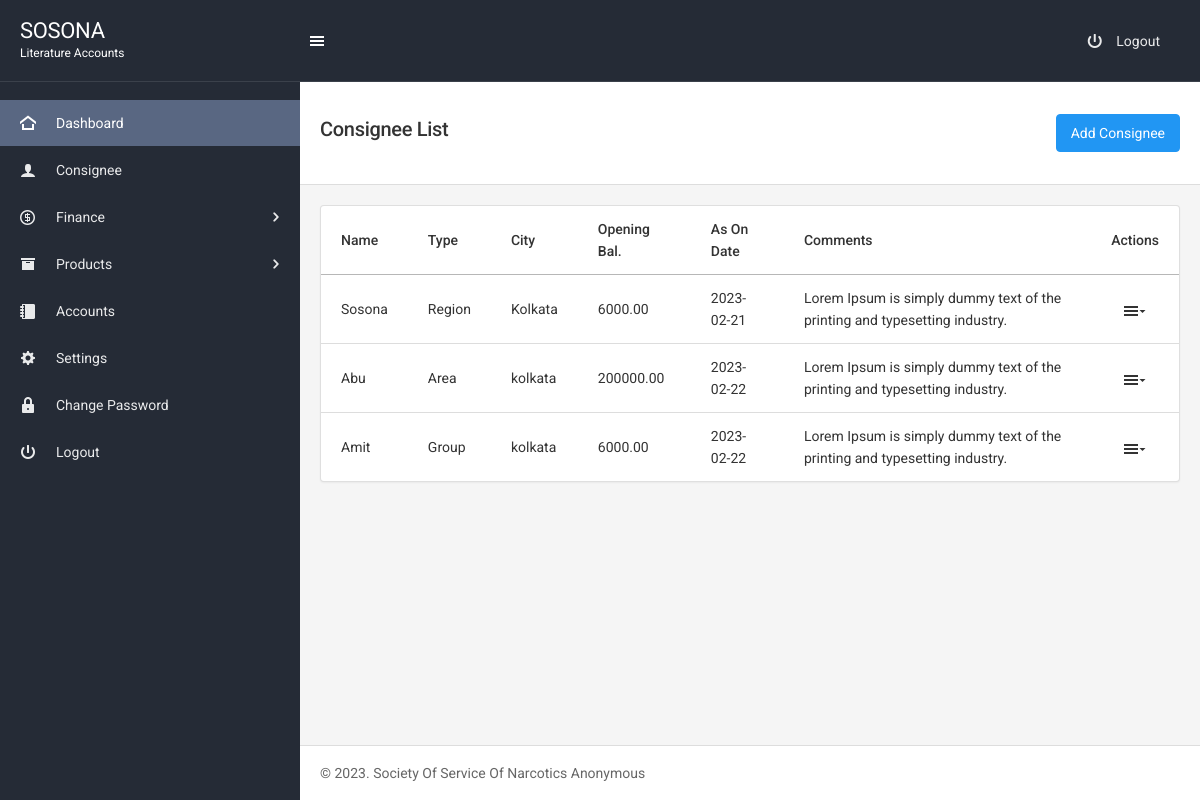
Page /consignee.php (signed in) on the earlier database version.
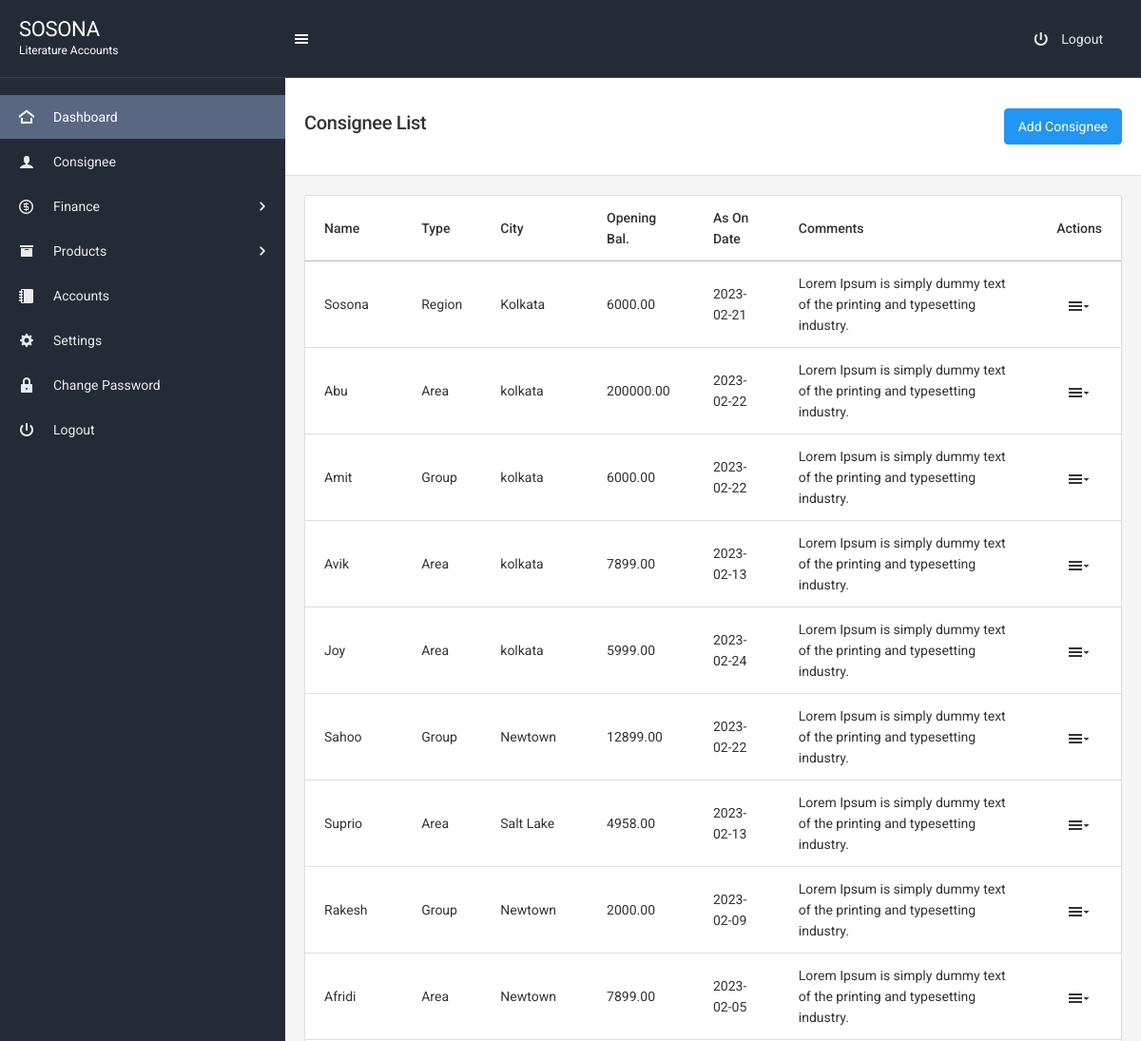
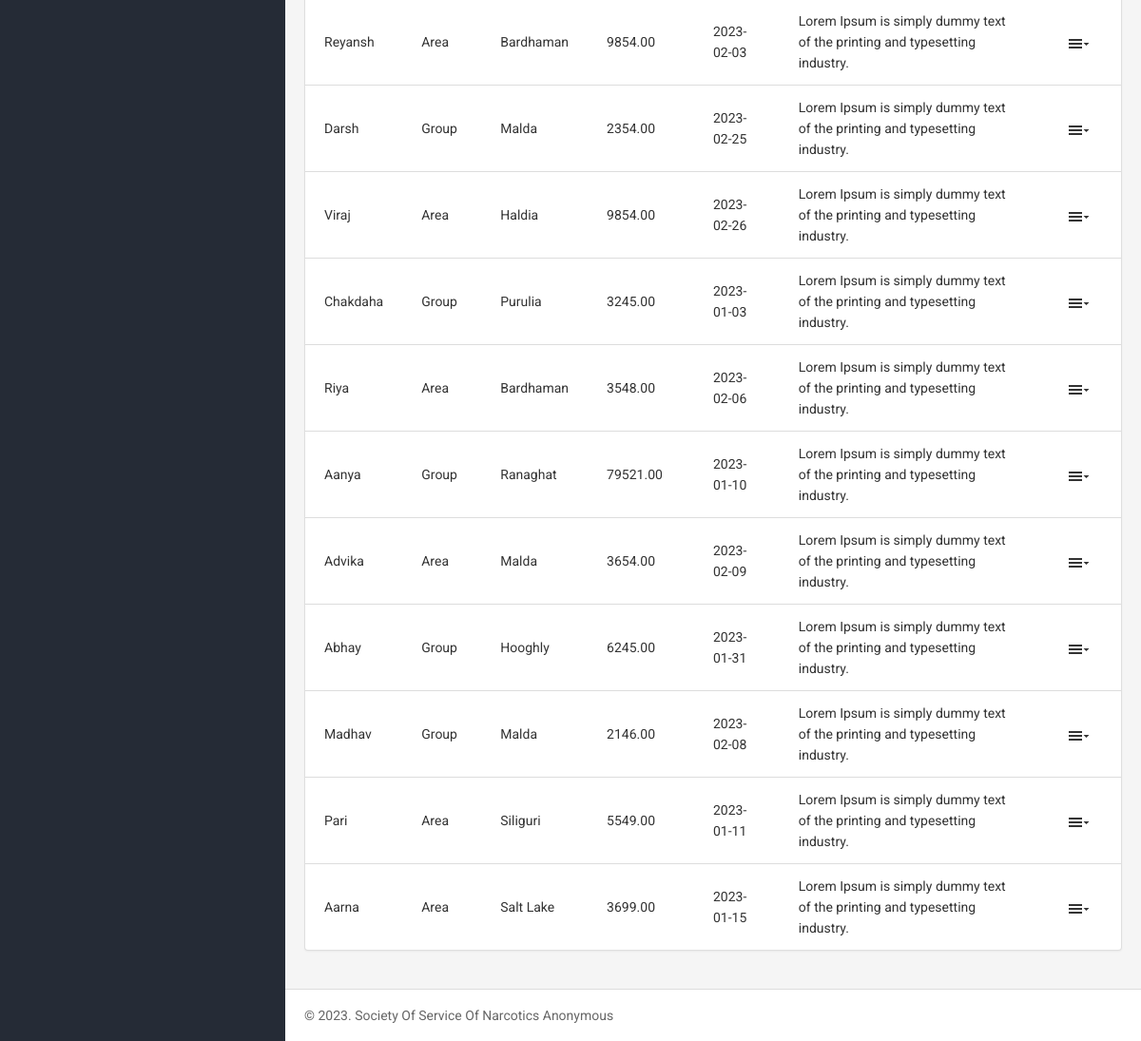
Same page on the later database version (2 pictures, top to bottom).
### tables this page shows
CREATE TABLE `consignee` (
  `id` int(11) NOT NULL,
  `name` varchar(255) NOT NULL,
  `entry_type` varchar(255) NOT NULL COMMENT '1=sosona,2=area,3=group',
  `city` varchar(255) NOT NULL,
  `opening_bal_amt` float(9,2) NOT NULL,
  `as_on_date` date NOT NULL,
  `comments` longtext NOT NULL
);

### consignee.php (the view, shortened to what this page needs)
<?php
include "includes/header.php";
?>
<?php
include "includes/top-navbar.php";
 ?>
<div class="page-content">
    <?php
    include "includes/left-sidebar.php";
     ?>
    <div class="content-wrapper">
        <div class="content-inner">
            <div class="page-header page-header-light">
                <div class="page-header-content header-elements-lg-inline">
                    <div class="page-title d-flex w-100">
                        <h4 class="mr-auto"><span class="font-weight-semibold">Consignee List</span></h4>
                        <a href="consignee-add-edit.php" class="btn btn-primary">Add Consignee</a>
                    </div>
                </div>
            </div>
            <div class="content">
                <div class="card">
                    <table class="table datatable-basic">
                        <thead>
                            <tr>
                                <th>Name</th>
                                <th>Type</th>
                                <th>City</th>
                                <th>Opening Bal.</th>
                                <th>As On Date</th>
                                <th>Comments</th>
                                <th class="text-center">Actions</th>
                            </tr>
                        </thead>
                        <tbody>
                            <?php
                              $sel="SELECT *  FROM  consignee";
                              $rs=$conn->query($sel);
                              while($row=$rs->fetch_assoc()){
                            ?>
                            <tr>
                                <td><?php echo $row['name']; ?></td>
                                <td><?php echo $row['entry_type']; ?></td>
                                <td><?php echo $row['city']; ?></td>
                                <td><?php echo $row['opening_bal_amt']; ?></td>
                                <td><?php echo $row['as_on_date']; ?></td>
                                <td><?php echo $row['comments']; ?></td>
                                <td class="text-center">
                                    <div class="list-icons">
                                        <div class="dropdown">
                                            <a href="#" class="list-icons-item" data-toggle="dropdown">
                                                <i class="icon-menu9"></i>
                                            </a>
                                        </div>
                                    </div>
                                </td>
                            </tr>
                            <?php
                            }
                            ?>
                        </tbody>
                    </table>
                </div>
            </div>
<?php include "includes/footer.php"; ?>

Differences in the rows shown:
added consignee: name "Avik", entry_type "Area", city "kolkata", opening_bal_amt "7899.00", as_on_date "2023-02-13", comments "Lorem Ipsum is simply dummy text of the printing and typesetting industry."
added consignee: name "Joy", entry_type "Area", city "kolkata", opening_bal_amt "5999.00", as_on_date "2023-02-24", comments "Lorem Ipsum is simply dummy text of the printing and typesetting industry."
added consignee: name "Sahoo", entry_type "Group", city "Newtown", opening_bal_amt "12899.00", as_on_date "2023-02-22", comments "Lorem Ipsum is simply dummy text of the printing and typesetting industry."
added consignee: name "Suprio", entry_type "Area", city "Salt Lake", opening_bal_amt "4958.00", as_on_date "2023-02-13", comments "Lorem Ipsum is simply dummy text of the printing and typesetting industry."
added consignee: name "Rakesh", entry_type "Group", city "Newtown", opening_bal_amt "2000.00", as_on_date "2023-02-09", comments "Lorem Ipsum is simply dummy text of the printing and typesetting industry."
added consignee: name "Afridi", entry_type "Area", city "Newtown", opening_bal_amt "7899.00", as_on_date "2023-02-05", comments "Lorem Ipsum is simply dummy text of the printing and typesetting industry."
added consignee: name "Reyansh", entry_type "Area", city "Bardhaman", opening_bal_amt "9854.00", as_on_date "2023-02-03", comments "Lorem Ipsum is simply dummy text of the printing and typesetting industry."
added consignee: name "Darsh", entry_type "Group", city "Malda", opening_bal_amt "2354.00", as_on_date "2023-02-25", comments "Lorem Ipsum is simply dummy text of the printing and typesetting industry."
added consignee: name "Viraj", entry_type "Area", city "Haldia", opening_bal_amt "9854.00", as_on_date "2023-02-26", comments "Lorem Ipsum is simply dummy text of the printing and typesetting industry."
added consignee: name "Chakdaha", entry_type "Group", city "Purulia", opening_bal_amt "3245.00", as_on_date "2023-01-03", comments "Lorem Ipsum is simply dummy text of the printing and typesetting industry."
added consignee: name "Riya", entry_type "Area", city "Bardhaman", opening_bal_amt "3548.00", as_on_date "2023-02-06", comments "Lorem Ipsum is simply dummy text of the printing and typesetting industry."
added consignee: name "Aanya", entry_type "Group", city "Ranaghat", opening_bal_amt "79521.00", as_on_date "2023-01-10", comments "Lorem Ipsum is simply dummy text of the printing and typesetting industry."
added consignee: name "Advika", entry_type "Area", city "Malda", opening_bal_amt "3654.00", as_on_date "2023-02-09", comments "Lorem Ipsum is simply dummy text of the printing and typesetting industry."
added consignee: name "Abhay", entry_type "Group", city "Hooghly", opening_bal_amt "6245.00", as_on_date "2023-01-31", comments "Lorem Ipsum is simply dummy text of the printing and typesetting industry."
added consignee: name "Madhav", entry_type "Group", city "Malda", opening_bal_amt "2146.00", as_on_date "2023-02-08", comments "Lorem Ipsum is simply dummy text of the printing and typesetting industry."
added consignee: name "Pari", entry_type "Area", city "Siliguri", opening_bal_amt "5549.00", as_on_date "2023-01-11", comments "Lorem Ipsum is simply dummy text of the printing and typesetting industry."
added consignee: name "Aarna", entry_type "Area", city "Salt Lake", opening_bal_amt "3699.00", as_on_date "2023-01-15", comments "Lorem Ipsum is simply dummy text of the printing and typesetting industry."
